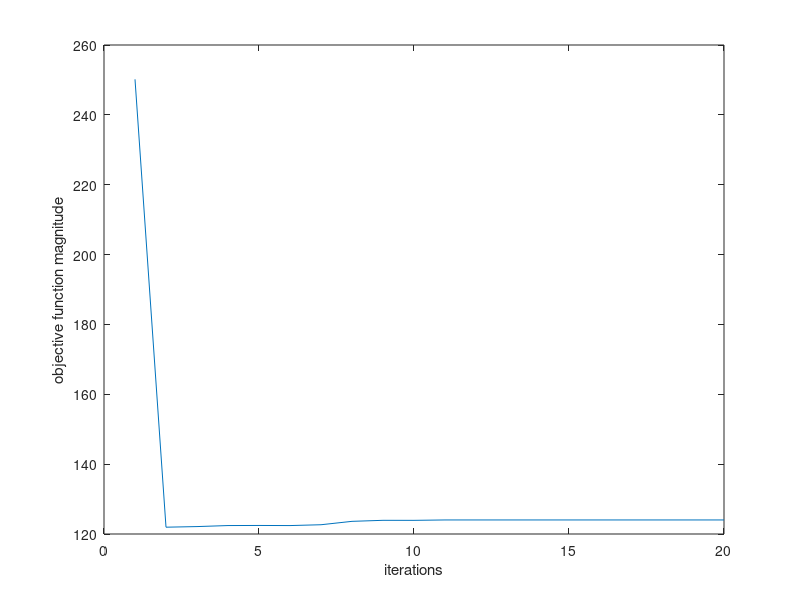

This figure's MATLAB source:
clear;
load fisheriris
k = 3 ;
rng(4);
data_size = size(meas,1);
ini_centroids = datasample(meas,k,'replace',false);
J = zeros(1,10);

for w = 1:20
    unitary = zeros(data_size,k);
    distance = zeros(data_size,k);
    J_val = 0;
    
    for i = 1:data_size
        for j = 1:k
          distance(i,j) = norm(meas(i,:)-ini_centroids(j,:));
        end
        [M,I] = min(distance(i,:));
        unitary(i,I)=1;
    end

    for i = 1:data_size
        t = sum((unitary(i,:).*distance(i,:)));
        J_val = J_val+t;
    end
    
    count1= 0;count2= 0;count3= 0;
    k1 = zeros(1,4);k2 = zeros(1,4);k3 = zeros(1,4);
    for i = 1:data_size
        [M,I]= max(unitary(i,:));
        if I == 1
            count1 = count1+1;
            k1 = (k1+meas(i,:));
        elseif I == 2
            count2 = count2+1;
            k2 = (k2+meas(i,:));
        else
            count3 = count3+1;
            k3 = (k3+meas(i,:));
        end
    end
    J(1,w)= J_val;
    ini_centroids(1,:)=k1/count1;
    ini_centroids(2,:)=k2/count2;
    ini_centroids(3,:)=k3/count3;
    
end

plot(J);
ylabel('objective function magnitude');
xlabel('iterations');
